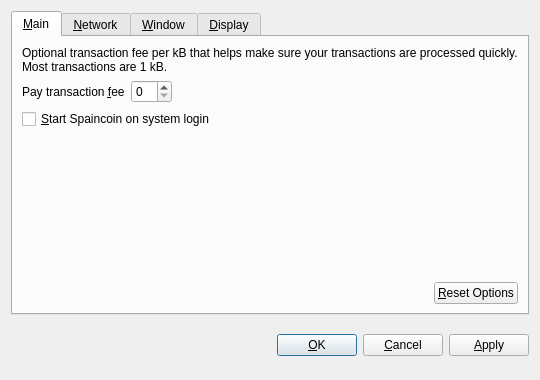
<?xml version="1.0" encoding="UTF-8"?>
<ui version="4.0">
 <class>OptionsDialog</class>
 <widget class="QDialog" name="OptionsDialog">
  <property name="geometry">
   <rect>
    <x>0</x>
    <y>0</y>
    <width>540</width>
    <height>380</height>
   </rect>
  </property>
  <property name="windowTitle">
   <string>Options</string>
  </property>
  <property name="modal">
   <bool>true</bool>
  </property>
  <layout class="QVBoxLayout" name="verticalLayout">
   <item>
    <widget class="QTabWidget" name="tabWidget">
     <property name="tabPosition">
      <enum>QTabWidget::North</enum>
     </property>
     <property name="currentIndex">
      <number>0</number>
     </property>
     <widget class="QWidget" name="tabMain">
      <attribute name="title">
       <string>&amp;Main</string>
      </attribute>
      <layout class="QVBoxLayout" name="verticalLayout_Main">
       <item>
        <widget class="QLabel" name="transactionFeeInfoLabel">
         <property name="text">
          <string>Optional transaction fee per kB that helps make sure your transactions are processed quickly. Most transactions are 1 kB.</string>
         </property>
         <property name="textFormat">
          <enum>Qt::PlainText</enum>
         </property>
         <property name="wordWrap">
          <bool>true</bool>
         </property>
        </widget>
       </item>
       <item>
        <layout class="QHBoxLayout" name="horizontalLayout_1_Main">
         <item>
          <widget class="QLabel" name="transactionFeeLabel">
           <property name="text">
            <string>Pay transaction &amp;fee</string>
           </property>
           <property name="textFormat">
            <enum>Qt::PlainText</enum>
           </property>
           <property name="buddy">
            <cstring>transactionFee</cstring>
           </property>
          </widget>
         </item>
         <item>
          <widget class="BitcoinAmountField" name="transactionFee"/>
         </item>
         <item>
          <spacer name="horizontalSpacer_1_Main">
           <property name="orientation">
            <enum>Qt::Horizontal</enum>
           </property>
           <property name="sizeHint" stdset="0">
            <size>
             <width>40</width>
             <height>20</height>
            </size>
           </property>
          </spacer>
         </item>
        </layout>
       </item>
       <item>
        <widget class="QCheckBox" name="bitcoinAtStartup">
         <property name="toolTip">
          <string>Automatically start Spaincoin after logging in to the system.</string>
         </property>
         <property name="text">
          <string>&amp;Start Spaincoin on system login</string>
         </property>
        </widget>
       </item>
       <item>
        <spacer name="verticalSpacer_Main">
         <property name="orientation">
          <enum>Qt::Vertical</enum>
         </property>
         <property name="sizeHint" stdset="0">
          <size>
           <width>20</width>
           <height>40</height>
          </size>
         </property>
        </spacer>
       </item>
       <item>
        <layout class="QHBoxLayout" name="horizontalLayout_2_Main">
         <item>
          <spacer name="horizontalSpacer_2_Main">
           <property name="orientation">
            <enum>Qt::Horizontal</enum>
           </property>
           <property name="sizeHint" stdset="0">
            <size>
             <width>40</width>
             <height>20</height>
            </size>
           </property>
          </spacer>
         </item>
         <item>
          <widget class="QPushButton" name="resetButton">
           <property name="toolTip">
            <string>Reset all client options to default.</string>
           </property>
           <property name="text">
            <string>&amp;Reset Options</string>
           </property>
           <property name="autoDefault">
            <bool>false</bool>
           </property>
          </widget>
         </item>
        </layout>
       </item>
      </layout>
     </widget>
     <widget class="QWidget" name="tabNetwork">
      <attribute name="title">
       <string>&amp;Network</string>
      </attribute>
      <layout class="QVBoxLayout" name="verticalLayout_Network">
       <item>
        <widget class="QCheckBox" name="mapPortUpnp">
         <property name="toolTip">
          <string>Automatically open the Spaincoin client port on the router. This only works when your router supports UPnP and it is enabled.</string>
         </property>
         <property name="text">
          <string>Map port using &amp;UPnP</string>
         </property>
        </widget>
       </item>
       <item>
        <widget class="QCheckBox" name="connectSocks">
         <property name="toolTip">
          <string>Connect to the Spaincoin network through a SOCKS proxy (e.g. when connecting through Tor).</string>
         </property>
         <property name="text">
          <string>&amp;Connect through SOCKS proxy:</string>
         </property>
        </widget>
       </item>
       <item>
        <layout class="QHBoxLayout" name="horizontalLayout_Network">
         <item>
          <widget class="QLabel" name="proxyIpLabel">
           <property name="text">
            <string>Proxy &amp;IP:</string>
           </property>
           <property name="textFormat">
            <enum>Qt::PlainText</enum>
           </property>
           <property name="buddy">
            <cstring>proxyIp</cstring>
           </property>
          </widget>
         </item>
         <item>
          <widget class="QValidatedLineEdit" name="proxyIp">
           <property name="maximumSize">
            <size>
             <width>140</width>
             <height>16777215</height>
            </size>
           </property>
           <property name="toolTip">
            <string>IP address of the proxy (e.g. 127.0.0.1)</string>
           </property>
          </widget>
         </item>
         <item>
          <widget class="QLabel" name="proxyPortLabel">
           <property name="text">
            <string>&amp;Port:</string>
           </property>
           <property name="textFormat">
            <enum>Qt::PlainText</enum>
           </property>
           <property name="buddy">
            <cstring>proxyPort</cstring>
           </property>
          </widget>
         </item>
         <item>
          <widget class="QLineEdit" name="proxyPort">
           <property name="maximumSize">
            <size>
             <width>55</width>
             <height>16777215</height>
            </size>
           </property>
           <property name="toolTip">
            <string>Port of the proxy (e.g. 9050)</string>
           </property>
          </widget>
         </item>
         <item>
          <widget class="QLabel" name="socksVersionLabel">
           <property name="text">
            <string>SOCKS &amp;Version:</string>
           </property>
           <property name="textFormat">
            <enum>Qt::PlainText</enum>
           </property>
           <property name="buddy">
            <cstring>socksVersion</cstring>
           </property>
          </widget>
         </item>
         <item>
          <widget class="QValueComboBox" name="socksVersion">
           <property name="toolTip">
            <string>SOCKS version of the proxy (e.g. 5)</string>
           </property>
          </widget>
         </item>
         <item>
          <spacer name="horizontalSpacer_Network">
           <property name="orientation">
            <enum>Qt::Horizontal</enum>
           </property>
           <property name="sizeHint" stdset="0">
            <size>
             <width>40</width>
             <height>20</height>
            </size>
           </property>
          </spacer>
         </item>
        </layout>
       </item>
       <item>
        <spacer name="verticalSpacer_Network">
         <property name="orientation">
          <enum>Qt::Vertical</enum>
         </property>
         <property name="sizeHint" stdset="0">
          <size>
           <width>20</width>
           <height>40</height>
          </size>
         </property>
        </spacer>
       </item>
      </layout>
     </widget>
     <widget class="QWidget" name="tabWindow">
      <attribute name="title">
       <string>&amp;Window</string>
      </attribute>
      <layout class="QVBoxLayout" name="verticalLayout_Window">
       <item>
        <widget class="QCheckBox" name="minimizeToTray">
         <property name="toolTip">
          <string>Show only a tray icon after minimizing the window.</string>
         </property>
         <property name="text">
          <string>&amp;Minimize to the tray instead of the taskbar</string>
         </property>
        </widget>
       </item>
       <item>
        <widget class="QCheckBox" name="minimizeOnClose">
         <property name="toolTip">
          <string>Minimize instead of exit the application when the window is closed. When this option is enabled, the application will be closed only after selecting Quit in the menu.</string>
         </property>
         <property name="text">
          <string>M&amp;inimize on close</string>
         </property>
        </widget>
       </item>
       <item>
        <spacer name="verticalSpacer_Window">
         <property name="orientation">
          <enum>Qt::Vertical</enum>
         </property>
         <property name="sizeHint" stdset="0">
          <size>
           <width>20</width>
           <height>40</height>
          </size>
         </property>
        </spacer>
       </item>
      </layout>
     </widget>
     <widget class="QWidget" name="tabDisplay">
      <attribute name="title">
       <string>&amp;Display</string>
      </attribute>
      <layout class="QVBoxLayout" name="verticalLayout_Display">
       <item>
        <layout class="QHBoxLayout" name="horizontalLayout_1_Display">
         <item>
          <widget class="QLabel" name="langLabel">
           <property name="text">
            <string>User Interface &amp;language:</string>
           </property>
           <property name="textFormat">
            <enum>Qt::PlainText</enum>
           </property>
           <property name="buddy">
            <cstring>lang</cstring>
           </property>
          </widget>
         </item>
         <item>
          <widget class="QValueComboBox" name="lang">
           <property name="toolTip">
            <string>The user interface language can be set here. This setting will take effect after restarting Spaincoin.</string>
           </property>
          </widget>
         </item>
        </layout>
       </item>
       <item>
        <layout class="QHBoxLayout" name="horizontalLayout_2_Display">
         <item>
          <widget class="QLabel" name="unitLabel">
           <property name="text">
            <string>&amp;Unit to show amounts in:</string>
           </property>
           <property name="textFormat">
            <enum>Qt::PlainText</enum>
           </property>
           <property name="buddy">
            <cstring>unit</cstring>
           </property>
          </widget>
         </item>
         <item>
          <widget class="QValueComboBox" name="unit">
           <property name="toolTip">
            <string>Choose the default subdivision unit to show in the interface and when sending coins.</string>
           </property>
          </widget>
         </item>
        </layout>
       </item>
       <item>
        <widget class="QCheckBox" name="displayAddresses">
         <property name="toolTip">
          <string>Whether to show Spaincoin addresses in the transaction list or not.</string>
         </property>
         <property name="text">
          <string>&amp;Display addresses in transaction list</string>
         </property>
        </widget>
       </item>
       <item>
        <widget class="QCheckBox" name="coinControlFeatures">
         <property name="toolTip">
          <string>Whether to show coin control features or not.</string>
         </property>
         <property name="text">
          <string>Display coin &amp;control features (experts only!)</string>
         </property>
        </widget>
       </item>
       <item>
        <spacer name="verticalSpacer_Display">
         <property name="orientation">
          <enum>Qt::Vertical</enum>
         </property>
         <property name="sizeHint" stdset="0">
          <size>
           <width>20</width>
           <height>40</height>
          </size>
         </property>
        </spacer>
       </item>
      </layout>
     </widget>
    </widget>
   </item>
   <item>
    <layout class="QHBoxLayout" name="horizontalLayout_Buttons">
     <item>
      <spacer name="horizontalSpacer_1">
       <property name="orientation">
        <enum>Qt::Horizontal</enum>
       </property>
       <property name="sizeHint" stdset="0">
        <size>
         <width>40</width>
         <height>48</height>
        </size>
       </property>
      </spacer>
     </item>
     <item>
      <widget class="QLabel" name="statusLabel">
       <property name="font">
        <font>
         <weight>75</weight>
         <bold>true</bold>
        </font>
       </property>
       <property name="text">
        <string/>
       </property>
       <property name="textFormat">
        <enum>Qt::PlainText</enum>
       </property>
       <property name="wordWrap">
        <bool>true</bool>
       </property>
      </widget>
     </item>
     <item>
      <spacer name="horizontalSpacer_2">
       <property name="orientation">
        <enum>Qt::Horizontal</enum>
       </property>
       <property name="sizeHint" stdset="0">
        <size>
         <width>40</width>
         <height>48</height>
        </size>
       </property>
      </spacer>
     </item>
     <item>
      <widget class="QPushButton" name="okButton">
       <property name="text">
        <string>&amp;OK</string>
       </property>
      </widget>
     </item>
     <item>
      <widget class="QPushButton" name="cancelButton">
       <property name="text">
        <string>&amp;Cancel</string>
       </property>
       <property name="autoDefault">
        <bool>false</bool>
       </property>
      </widget>
     </item>
     <item>
      <widget class="QPushButton" name="applyButton">
       <property name="text">
        <string>&amp;Apply</string>
       </property>
       <property name="autoDefault">
        <bool>false</bool>
       </property>
      </widget>
     </item>
    </layout>
   </item>
  </layout>
 </widget>
 <customwidgets>
  <customwidget>
   <class>BitcoinAmountField</class>
   <extends>QSpinBox</extends>
   <header>bitcoinamountfield.h</header>
  </customwidget>
  <customwidget>
   <class>QValueComboBox</class>
   <extends>QComboBox</extends>
   <header>qvaluecombobox.h</header>
  </customwidget>
  <customwidget>
   <class>QValidatedLineEdit</class>
   <extends>QLineEdit</extends>
   <header>qvalidatedlineedit.h</header>
  </customwidget>
 </customwidgets>
 <resources/>
 <connections/>
</ui>
